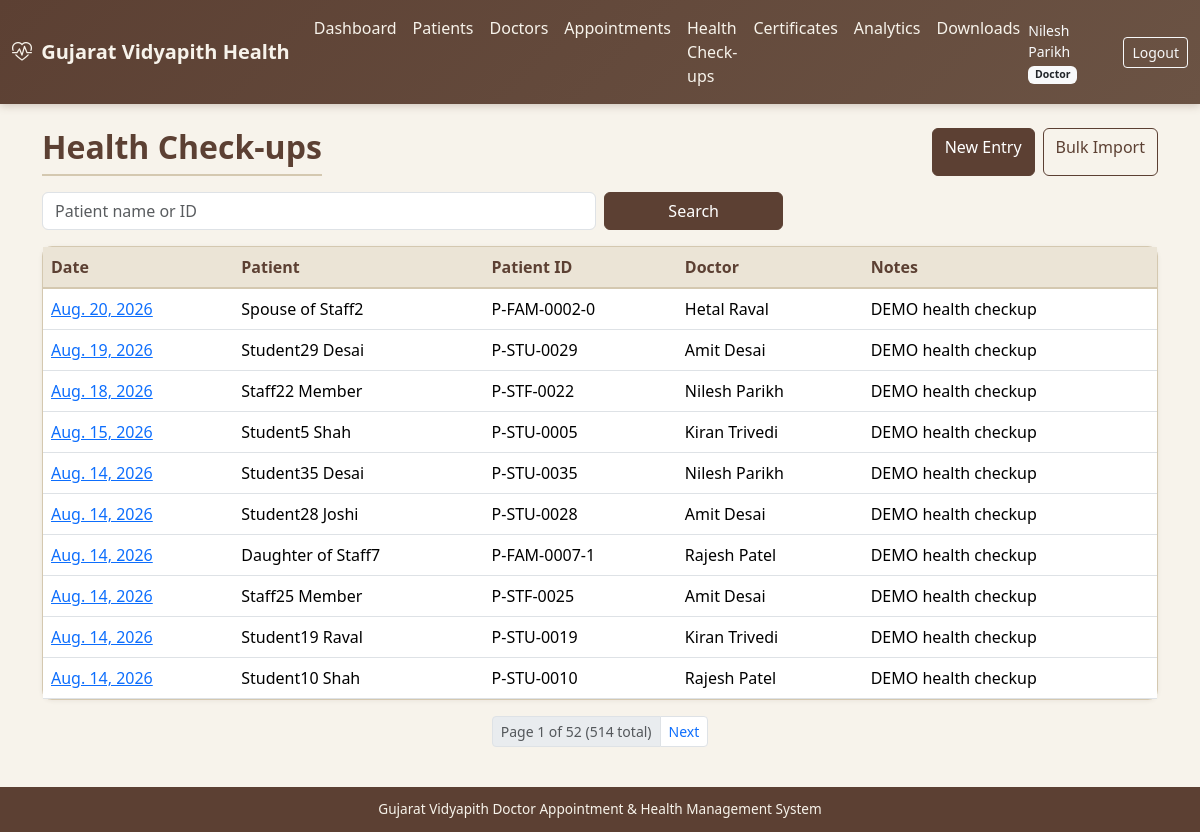
Page /health/ (signed in) on the committed database.
### accounts/models.py (models this page shows, shortened)
class User(AbstractUser):
    role = models.ForeignKey(
        Role, on_delete=models.SET_NULL, null=True, blank=True, related_name='users'
    )
    mobile = models.CharField(max_length=15, blank=True)
    gender = models.CharField(
        max_length=10,
        choices=[('Male', 'Male'), ('Female', 'Female'), ('Other', 'Other')],
        blank=True,
    )
    profile_photo = models.ImageField(upload_to='profiles/', blank=True, null=True)
    is_active_user = models.BooleanField(default=True)
    created_at = models.DateTimeField(auto_now_add=True)
    updated_at = models.DateTimeField(auto_now=True)
    class Meta:
        ordering = ['username']
    @property
    def role_code(self):
        return self.role.code if self.role else None
    def has_role(self, *codes):
        return self.role and self.role.code in codes
    def is_doctor_user(self):
        if self.has_role(Role.DOCTOR, Role.ADMIN, Role.SUPER_ADMIN):
            return True
        try:
            return self.doctor_profile is not None
        except Exception:
            return False

class Role(models.Model):
    ADMIN = 'admin'
    DOCTOR = 'doctor'
    STUDENT = 'student'
    STAFF = 'staff'
    STAFF_FAMILY = 'staff_family'
    HOD = 'hod'
    SUPER_ADMIN = 'super_admin'
    ROLE_CHOICES = [
        (ADMIN, 'Administrator'),
        (DOCTOR, 'Doctor'),
        (STUDENT, 'Student'),
        (STAFF, 'Staff'),
        (STAFF_FAMILY, 'Staff Family Member'),
        (HOD, 'HOD'),
        (SUPER_ADMIN, 'Super Administrator'),
    ]
    code = models.CharField(max_length=20, choices=ROLE_CHOICES, unique=True)
    name = models.CharField(max_length=50)
    description = models.TextField(blank=True)
    is_active = models.BooleanField(default=True)
    created_at = models.DateTimeField(auto_now_add=True)
    class Meta:
        ordering = ['name']

### health_records/models.py (models this page shows, shortened)
class HealthCheckup(models.Model):
    patient = models.ForeignKey(Patient, on_delete=models.CASCADE, related_name='health_checkups')
    doctor = models.ForeignKey(
        Doctor, on_delete=models.SET_NULL, null=True, blank=True, related_name='health_checkups'
    )
    checkup_date = models.DateField(db_index=True)
    notes = models.TextField(blank=True)
    entered_by = models.ForeignKey(
        settings.AUTH_USER_MODEL, on_delete=models.SET_NULL, null=True, blank=True
    )
    created_at = models.DateTimeField(auto_now_add=True)
    is_demo = models.BooleanField(default=False)
    class Meta:
        ordering = ['-checkup_date']
        indexes = [models.Index(fields=['patient', 'checkup_date'])]

### patients/models.py (models this page shows, shortened)
class Patient(models.Model):
    CATEGORY_STUDENT = 'student'
    CATEGORY_STAFF = 'staff'
    CATEGORY_STAFF_FAMILY = 'staff_family'
    CATEGORY_CHOICES = [
        (CATEGORY_STUDENT, 'Student'),
        (CATEGORY_STAFF, 'University Staff'),
        (CATEGORY_STAFF_FAMILY, 'Staff Family Member'),
    ]
    patient_id = models.CharField(max_length=30, unique=True, db_index=True)
    user = models.OneToOneField(
        settings.AUTH_USER_MODEL,
        on_delete=models.SET_NULL,
        null=True,
        blank=True,
        related_name='patient_profile',
    )
    category = models.CharField(max_length=20, choices=CATEGORY_CHOICES, db_index=True)
    name = models.CharField(max_length=150, db_index=True)
    gender = models.CharField(
        max_length=10,
        choices=[('Male', 'Male'), ('Female', 'Female'), ('Other', 'Other')],
        blank=True,
    )
    date_of_birth = models.DateField(null=True, blank=True)
    email = models.EmailField(blank=True, db_index=True)
    mobile = models.CharField(max_length=15, blank=True, db_index=True)
    address = models.TextField(blank=True)
    blood_group = models.CharField(max_length=5, blank=True)
    emergency_contact = models.CharField(max_length=15, blank=True)
    status = models.CharField(
        max_length=20,
        choices=[('Active', 'Active'), ('Inactive', 'Inactive')],
        default='Active',
    )
    created_at = models.DateTimeField(auto_now_add=True)
    updated_at = models.DateTimeField(auto_now=True)
    created_by = models.ForeignKey(
        settings.AUTH_USER_MODEL,
        on_delete=models.SET_NULL,
        null=True,
        blank=True,
        related_name='patients_created',
    )
    class Meta:
        ordering = ['name']
        indexes = [
            models.Index(fields=['name', 'mobile']),
            models.Index(fields=['category', 'status']),
        ]

### doctors/models.py (models this page shows, shortened)
class Doctor(models.Model):
    doctor_id = models.CharField(max_length=30, unique=True)
    user = models.OneToOneField(
        settings.AUTH_USER_MODEL,
        on_delete=models.SET_NULL,
        null=True,
        blank=True,
        related_name='doctor_profile',
    )
    name = models.CharField(max_length=150)
    gender = models.CharField(
        max_length=10,
        choices=[('Male', 'Male'), ('Female', 'Female'), ('Other', 'Other')],
        blank=True,
    )
    qualification = models.CharField(max_length=200, blank=True)
    medical_system = models.ForeignKey(
        MedicalSystem, on_delete=models.SET_NULL, null=True, blank=True, related_name='doctors'
    )
    specialization = models.ForeignKey(
        Specialization, on_delete=models.SET_NULL, null=True, related_name='doctors'
    )
    department = models.ForeignKey(
        Department, on_delete=models.SET_NULL, null=True, blank=True, related_name='doctors'
    )
    registration_number = models.CharField(max_length=50, blank=True)
    email = models.EmailField(blank=True)
    mobile = models.CharField(max_length=15, blank=True)
    experience_years = models.PositiveSmallIntegerField(default=0)
    profile_photo = models.ImageField(upload_to='doctors/', blank=True, null=True)
    availability = models.CharField(
        max_length=20,
        choices=[('Available', 'Available'), ('Unavailable', 'Unavailable'), ('On Leave', 'On Leave')],
        default='Available',
    )
    status = models.CharField(
        max_length=20,
        choices=[('Active', 'Active'), ('Inactive', 'Inactive')],
        default='Active',
    )
    created_at = models.DateTimeField(auto_now_add=True)
    updated_at = models.DateTimeField(auto_now=True)
    class Meta:
        ordering = ['name']

### health_records/views.py (the view)
# urls.py: path('', views.index, name='index'),
@login_required
def index(request):
    q = request.GET.get('q', '').strip()
    qs = HealthCheckup.objects.select_related('patient', 'doctor').order_by('-checkup_date')
    qs = patient_scoped_qs(request.user, qs)
    if q:
        from django.db.models import Q
        qs = qs.filter(Q(patient__name__icontains=q) | Q(patient__patient_id__icontains=q))
    page = Paginator(qs, 10).get_page(request.GET.get('page'))
    return render(request, 'health_records/list.html', {
        'page_obj': page, 'checkups': page, 'q': q,
    })

### accounts/authorization.py (called while the page is built)
def is_admin(user):
    if not user or not user.is_authenticated:
        return False
    if user.is_superuser:
        return True
    role = getattr(user, 'role', None)
    if role and role.code in (Role.ADMIN, Role.SUPER_ADMIN):
        return True
    return False

def is_doctor(user):
    if not user or not user.is_authenticated:
        return False
    if user.is_superuser or is_admin(user):
        return True
    role = getattr(user, 'role', None)
    if role and role.code == Role.DOCTOR:
        return True
    if get_doctor_profile(user) is not None:
        return True
    return False

def patient_scoped_qs(user, queryset, patient_field='patient'):
    if is_admin(user) or is_doctor(user):
        return queryset
    own = get_linked_patient(user)
    if own is None:
        return queryset.none()
    return queryset.filter(**{patient_field: own})

### templates/health_records/list.html (shortened to what this page needs)
{% extends "base.html" %}
{% block content %}
<div class="container">
  <div class="d-flex justify-content-between mb-3 flex-wrap gap-2">
    <h2 class="page-title mb-0">Health Check-ups</h2>
    {% if user.is_doctor_user or user.is_admin_user or user.is_superuser %}
    <div class="d-flex gap-2">
      <a href="{% url 'health_records:entry_start' %}" class="btn btn-gv">New Entry</a>
      <a href="{% url 'health_records:bulk_import' %}" class="btn btn-outline-gv">Bulk Import</a>
    </div>
    {% endif %}
  </div>
  <form class="row g-2 mb-3" method="get">
    <div class="col-md-6"><input name="q" value="{{ q }}" class="form-control" placeholder="Patient name or ID"></div>
    <div class="col-md-2"><button class="btn btn-gv w-100">Search</button></div>
  </form>
  <div class="card card-gv">
    <div class="table-responsive">
      <table class="table table-gv table-hover mb-0">
        <thead>
          <tr>
            <th>Date</th>
            <th>Patient</th>
            <th>Patient ID</th>
            <th>Doctor</th>
            <th>Notes</th>
          </tr>
        </thead>
        <tbody>
        {% for c in checkups %}
        <tr>
          <td><a href="{% url 'health_records:detail' c.pk %}">{{ c.checkup_date }}</a></td>
          <td>{{ c.patient.name }}</td>
          <td>{{ c.patient.patient_id }}</td>
          <td>{{ c.doctor.name|default:"—" }}</td>
          <td>{{ c.notes|truncatechars:40 }}</td>
        </tr>
        {% empty %}
        <tr><td colspan="5" class="text-center text-muted">No records</td></tr>
        {% endfor %}
        </tbody>
      </table>
    </div>
  </div>
  {% include "includes/pagination.html" %}
</div>
{% endblock %}

### templates/base.html (shortened to what this page needs)
{% load static %}
<!DOCTYPE html>
<html lang="en">
<head>
  <link href="https://cdn.jsdelivr.net/npm/bootstrap@5.3.3/dist/css/bootstrap.min.css" rel="stylesheet">
  <link href="https://cdn.jsdelivr.net/npm/bootstrap-icons@1.11.3/font/bootstrap-icons.min.css" rel="stylesheet">
  <link href="{% static 'css/gv-theme.css' %}" rel="stylesheet">
</head>
<body class="d-flex flex-column">
{% if user.is_authenticated %}
<nav class="navbar navbar-expand-lg navbar-gv">
  <div class="container-fluid">
    <a class="navbar-brand fw-semibold" href="{% url 'accounts:dashboard' %}">
      <i class="bi bi-heart-pulse me-1"></i> Gujarat Vidyapith Health
    </a>
    <div class="collapse navbar-collapse" id="navMain">
      <ul class="navbar-nav me-auto">
        <li class="nav-item"><a class="nav-link" href="{% url 'accounts:dashboard' %}">Dashboard</a></li>
        {% if user.is_superuser or user.role_code == 'admin' or user.role_code == 'super_admin' or user.role_code == 'doctor' %}
        <li class="nav-item"><a class="nav-link" href="{% url 'patients:index' %}">Patients</a></li>
        {% endif %}
        <li class="nav-item"><a class="nav-link" href="{% url 'doctors:index' %}">Doctors</a></li>
        <li class="nav-item"><a class="nav-link" href="{% url 'appointments:index' %}">Appointments</a></li>
        <li class="nav-item"><a class="nav-link" href="{% url 'health_records:index' %}">Health Check-ups</a></li>
        <li class="nav-item"><a class="nav-link" href="{% url 'certificates:index' %}">Certificates</a></li>
        <li class="nav-item"><a class="nav-link" href="{% url 'analytics:index' %}">Analytics</a></li>
        <li class="nav-item"><a class="nav-link" href="{% url 'analytics:downloads' %}">Downloads</a></li>
      </ul>
      <span class="navbar-text text-light me-3 small">
        {{ user.get_full_name|default:user.username }}
        {% if user.role %}<span class="badge bg-light text-dark">{{ user.role.name }}</span>{% endif %}
      </span>
      <a class="btn btn-sm btn-outline-light" href="{% url 'accounts:logout' %}">Logout</a>
    </div>
  </div>
</nav>
{% endif %}
<main class="container-fluid py-4 flex-grow-1">
  {% block content %}{% endblock %}
</main>
<footer class="footer-gv text-center">
  <div class="container">
    Gujarat Vidyapith Doctor Appointment &amp; Health Management System
  </div>
</footer>
</body>
</html>

### static/css/gv-theme.css (style rules this page uses)
:root { --gv-cream: #f7f3eb; --gv-cream-dark: #ebe4d6; --gv-brown: #5c4033; --gv-brown-light: #8b6914; --gv-earth: #6b5344; --gv-muted: #a0896e; --gv-accent: #3d5a40; --gv-text: #2c2416; --gv-border: #d4c8b0; --gv-card: #fffdf8; --gv-success: #4a7c59; --gv-warning: #c4a35a; --gv-danger: #a65d57; }
body { background-color: var(--gv-cream); color: var(--gv-text); font-family: 'Segoe UI', system-ui, -apple-system, sans-serif; min-height: 100vh; }
.navbar-gv { background: linear-gradient(135deg, var(--gv-brown) 0%, var(--gv-earth) 100%); box-shadow: 0 2px 8px rgba(92, 64, 51, 0.25); }
.navbar-gv .navbar-brand, .navbar-gv .nav-link { color: var(--gv-cream) !important; }
.card-gv { background: var(--gv-card); border: 1px solid var(--gv-border); border-radius: 10px; box-shadow: 0 1px 4px rgba(92, 64, 51, 0.08); }
.btn-gv { background: var(--gv-brown); border-color: var(--gv-brown); color: #fff; }
.btn-outline-gv { border-color: var(--gv-brown); color: var(--gv-brown); }
.table-gv thead th { background: var(--gv-cream-dark); color: var(--gv-brown); border-bottom: 2px solid var(--gv-border); font-weight: 600; }
.page-title { color: var(--gv-brown); font-weight: 600; border-bottom: 2px solid var(--gv-border); padding-bottom: 0.5rem; margin-bottom: 1.25rem; }
.footer-gv { background: var(--gv-brown); color: var(--gv-cream); font-size: 0.85rem; padding: 0.75rem 0; margin-top: auto; }

### rows in the picture
User: get_full_name "Nilesh Parikh", role.name "Doctor"
HealthCheckup: checkup_date "Aug. 20, 2026", patient.name "Spouse of Staff2", patient.patient_id "P-FAM-0002-0", doctor.name "Hetal Raval", notes "DEMO health checkup"
HealthCheckup: checkup_date "Aug. 19, 2026", patient.name "Student29 Desai", patient.patient_id "P-STU-0029", doctor.name "Amit Desai", notes "DEMO health checkup"
HealthCheckup: checkup_date "Aug. 18, 2026", patient.name "Staff22 Member", patient.patient_id "P-STF-0022", doctor.name "Nilesh Parikh", notes "DEMO health checkup"
HealthCheckup: checkup_date "Aug. 15, 2026", patient.name "Student5 Shah", patient.patient_id "P-STU-0005", doctor.name "Kiran Trivedi", notes "DEMO health checkup"
HealthCheckup: checkup_date "Aug. 14, 2026", patient.name "Student35 Desai", patient.patient_id "P-STU-0035", doctor.name "Nilesh Parikh", notes "DEMO health checkup"
HealthCheckup: checkup_date "Aug. 14, 2026", patient.name "Student28 Joshi", patient.patient_id "P-STU-0028", doctor.name "Amit Desai", notes "DEMO health checkup"
HealthCheckup: checkup_date "Aug. 14, 2026", patient.name "Daughter of Staff7", patient.patient_id "P-FAM-0007-1", doctor.name "Rajesh Patel", notes "DEMO health checkup"
HealthCheckup: checkup_date "Aug. 14, 2026", patient.name "Staff25 Member", patient.patient_id "P-STF-0025", doctor.name "Amit Desai", notes "DEMO health checkup"
HealthCheckup: checkup_date "Aug. 14, 2026", patient.name "Student19 Raval", patient.patient_id "P-STU-0019", doctor.name "Kiran Trivedi", notes "DEMO health checkup"
HealthCheckup: checkup_date "Aug. 14, 2026", patient.name "Student10 Shah", patient.patient_id "P-STU-0010", doctor.name "Rajesh Patel", notes "DEMO health checkup"

### other values in the picture
{{ page_obj.number }} "1"
{{ page_obj.paginator.num_pages }} "52"
{{ page_obj.paginator.count }} "514"
